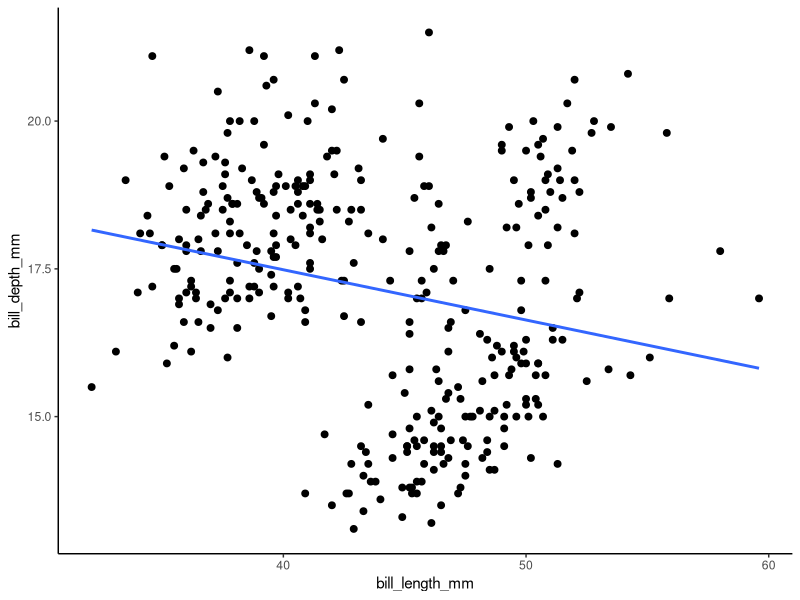
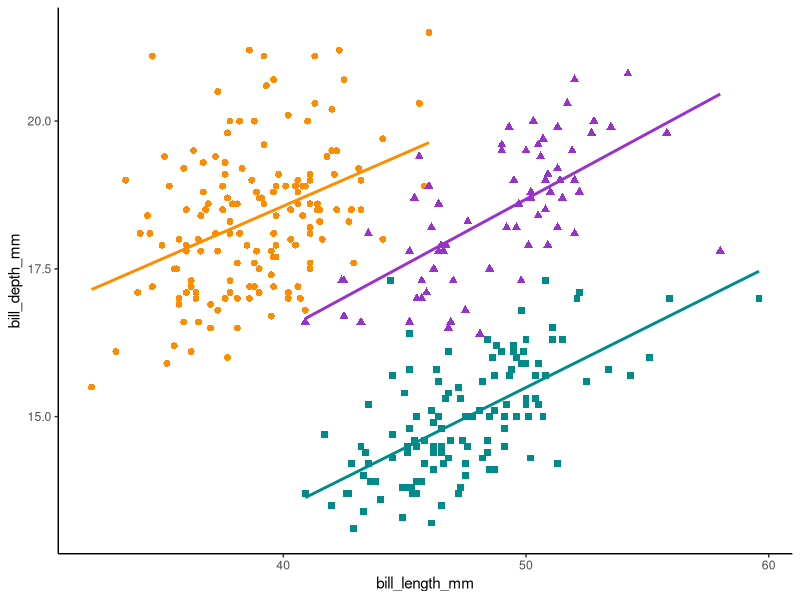

Here is the R script that generated these plots, in order:
## ---- chunk 1
knitr::opts_chunk$set(echo = FALSE)
## ---- chunk 2
library(tidyverse)

ggplot(data.frame(x = c(0, 5)), aes(x = x)) +
  stat_function(fun = "df", args = list(df1 = 5, df2 = 10), size = 1) +
  theme_classic()
## ---- chunk 3
palmerpenguins::penguins
## ---- chunk 4
library(palmerpenguins)

ggplot(data = penguins, aes(x = bill_length_mm, y = bill_depth_mm)) +
  geom_point(size = 2) +
  geom_smooth(method = "lm", se = FALSE) +
  theme_classic()
## ---- chunk 5
library(palmerpenguins)

ggplot(data = penguins, aes(x = bill_length_mm, y = bill_depth_mm)) +
  geom_point(aes(color = species, 
                 shape = species),
             size = 2) + 
  geom_smooth(method = "lm", se = FALSE, aes(color = species)) +
  scale_color_manual(values = c("darkorange","darkorchid","cyan4")) +
  theme_classic() +
  theme(legend.position = "none")

